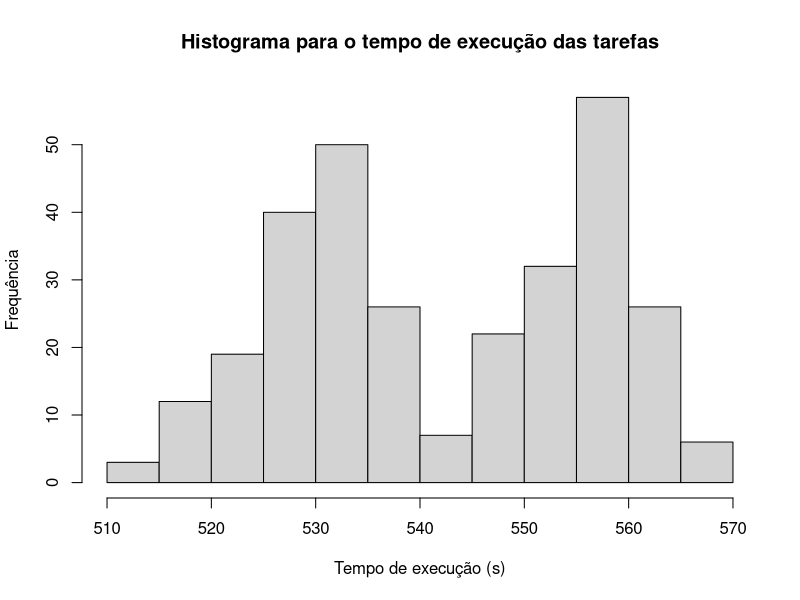
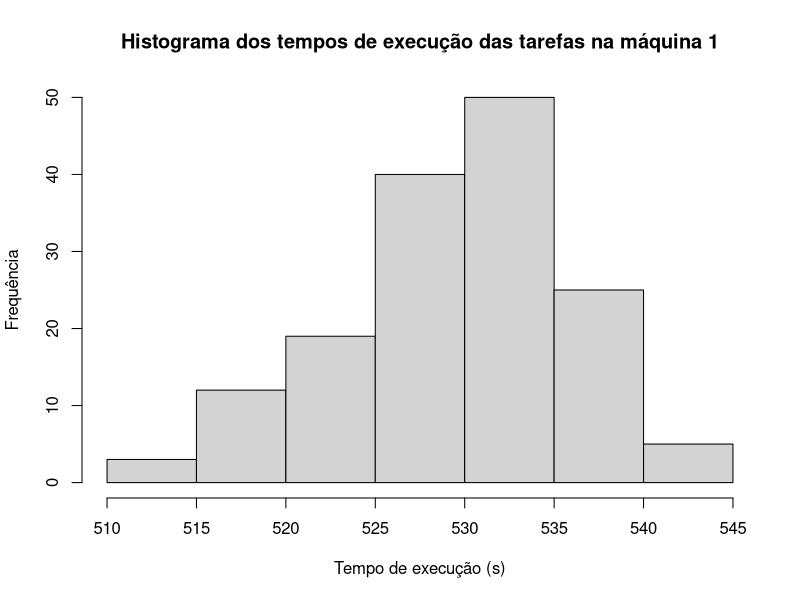
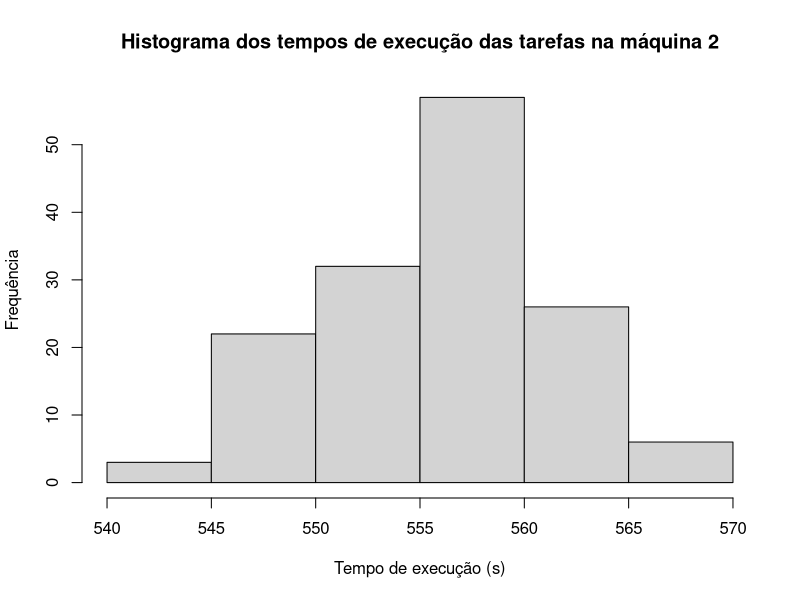

These figures' R source, in order:
table = read.table("saida2.dat")

mean(table[[4]])
sd(table[[4]])
min(table[[2]]) - max(table[[3]])

png(file="hist_geral.png")
hist(table[[4]], xlab="Tempo de execução (s)", ylab = "Frequência", main="Histograma para o tempo de execução das tarefas")
dev.off()

(300*mean(table[[4]]))

l = c()
z = table[[4]]
y = table[[5]]
k = table[[3]]
m = table[[2]]
a = 0
for(i in 1:300)
{
  if(y[i] == 26)
  {
    a = a +1
    l = c(l,TRUE)
  }
  else
  {
    l = c(l,FALSE)
  }
}
a

mean(z[l])
sd(z[l])
300.00*mean(z[l])
min(m[l]) - max(k[l])
png(file="hist1.png")
hist(z[l], ,xlab="Tempo de execução (s)", main="Histograma dos tempos de execução das tarefas na máquina 1", ylab="Frequência")
dev.off()

mean(z[!l])
sd(z[!l])
300*mean(z[!l])
min(m[!l]) - max(k[!l])
png(file="hist2.png")
hist(z[!l], ,xlab="Tempo de execução (s)", main="Histograma dos tempos de execução das tarefas na máquina 2", ylab="Frequência")
dev.off()
